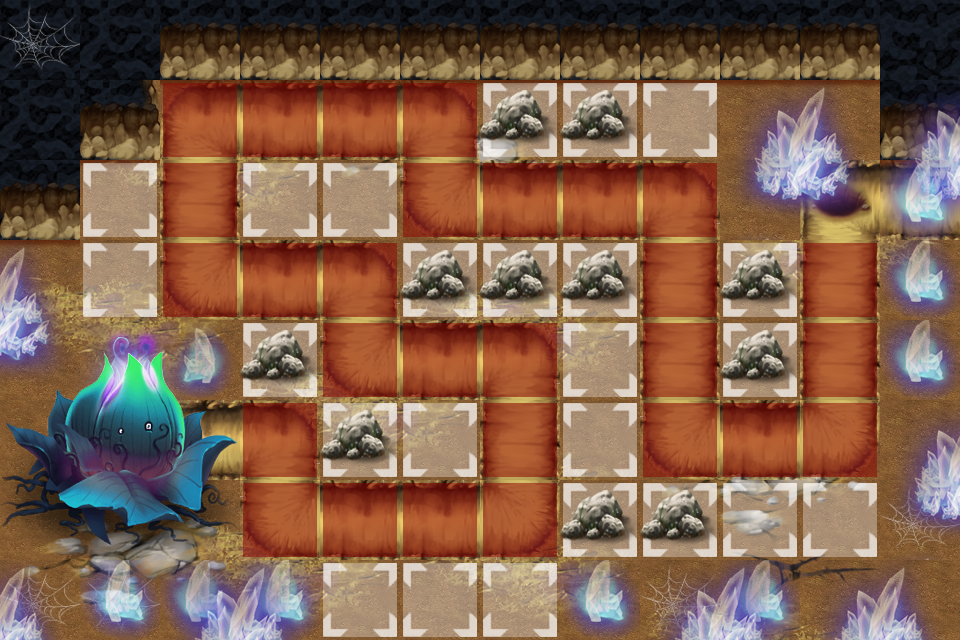

Below is a game level as drawn by its tile map, then a one-line description and the .tmx that defines it (tile-layer data replaced by summaries):
An orthogonal 12x8 tile map with 80x80 px tiles, 10 tile layers (BACKGROUND1, BACKGROUND2, BACKGROUND3, BACKGROUND4, ...), 6 tilesets and 17 objects (WayPoint00, WayPoint01, WayPoint02, WayPoint03, WayPoint04, ...).

<map version="1.0" orientation="orthogonal" width="12" height="8" tilewidth="80" tileheight="80">
 <tileset firstgid="1" name="rebuild_2" tilewidth="80" tileheight="80">
  <image source="rebuild_2.png" width="400" height="160" />
  <tile id="0">
   <properties>
    <property name="rebuildable" value="11" />
   </properties>
  </tile>
  <tile id="1">
   <properties>
    <property name="rebuildable" value="12" />
   </properties>
  </tile>
  <tile id="2">
   <properties>
    <property name="rebuildable" value="13" />
   </properties>
  </tile>
  <tile id="3">
   <properties>
    <property name="rebuildable" value="14" />
   </properties>
  </tile>
  <tile id="4">
   <properties>
    <property name="rebuildable" value="15" />
   </properties>
  </tile>
  <tile id="5">
   <properties>
    <property name="rebuildable" value="16" />
   </properties>
  </tile>
  <tile id="6">
   <properties>
    <property name="rebuildable" value="17" />
   </properties>
  </tile>
  <tile id="7">
   <properties>
    <property name="rebuildable" value="18" />
   </properties>
  </tile>
  <tile id="8">
   <properties>
    <property name="rebuildable" value="19" />
   </properties>
  </tile>
  <tile id="9">
   <properties>
    <property name="rebuildable" value="20" />
   </properties>
  </tile>
 </tileset>
 <tileset firstgid="11" name="21" tilewidth="80" tileheight="80">
  <image source="21.png" width="800" height="480" />
 </tileset>
 <tileset firstgid="71" name="3333" tilewidth="80" tileheight="80">
  <image source="3333.png" width="160" height="240" />
 </tileset>
 <tileset firstgid="77" name="build" tilewidth="80" tileheight="80">
  <image source="build.png" width="80" height="80" />
  <tile id="0">
   <properties>
    <property name="buildable" value="1" />
   </properties>
  </tile>
 </tileset>
 <tileset firstgid="78" name="road" tilewidth="80" tileheight="80">
  <image source="road.png" width="80" height="80" />
  <tile id="0">
   <properties>
    <property name="skillable" value="1" />
   </properties>
  </tile>
 </tileset>
 <tileset firstgid="79" name="23" tilewidth="80" tileheight="80">
  <image source="23.png" width="240" height="240" />
 </tileset>
 <layer name="BACKGROUND1" width="12" height="8">
  <data>[96 cells, 96 non-empty, 2 distinct tile ids]</data>
 </layer>
 <layer name="BACKGROUND2" width="12" height="8">
  <data>[96 cells, 58 non-empty, 18 distinct tile ids]</data>
 </layer>
 <layer name="BACKGROUND3" width="12" height="8">
  <data>[96 cells, 57 non-empty, 19 distinct tile ids]</data>
 </layer>
 <layer name="BACKGROUND4" width="12" height="8">
  <data>[96 cells, 29 non-empty, 4 distinct tile ids]</data>
 </layer>
 <layer name="SEEDLAYER" width="12" height="8">
  <data>[96 cells, 9 non-empty, 9 distinct tile ids]</data>
 </layer>
 <layer name="BACKGROUND5" width="12" height="8">
  <data>[96 cells, 18 non-empty, 6 distinct tile ids]</data>
 </layer>
 <layer name="BACKGROUND6" width="12" height="8">
  <data>[96 cells, 8 non-empty, 3 distinct tile ids]</data>
 </layer>
 <layer name="Meta" width="12" height="8">
  <data>[96 cells, 24 non-empty, 1 distinct tile ids]</data>
 </layer>
 <layer name="Towerface" width="12" height="8">
  <data>[96 cells, 28 non-empty, 1 distinct tile ids]</data>
 </layer>
 <layer name="Rebuild" width="12" height="8">
  <data>[96 cells, 11 non-empty, 4 distinct tile ids]</data>
 </layer>
 <objectgroup name="Objects" width="12" height="8">
  <object name="WayPoint00" x="840" y="200" />
  <object name="WayPoint01" x="840" y="440" />
  <object name="WayPoint02" x="680" y="440" />
  <object name="WayPoint03" x="680" y="200" />
  <object name="WayPoint04" x="440" y="200" />
  <object name="WayPoint05" x="440" y="120" />
  <object name="WayPoint06" x="200" y="120" />
  <object name="WayPoint07" x="200" y="280" />
  <object name="WayPoint08" x="360" y="280" />
  <object name="WayPoint09" x="360" y="360" />
  <object name="WayPoint10" x="520" y="360" />
  <object name="WayPoint11" x="520" y="520" />
  <object name="WayPoint12" x="280" y="520" />
  <object name="WayPoint13" x="280" y="440" />
  <object name="SeedsPos" x="40" y="360" />
  <object name="RapidSoliderPos" x="920" y="200" />
  <object name="WayPoint14" x="200" y="440" />
 </objectgroup>
</map>
